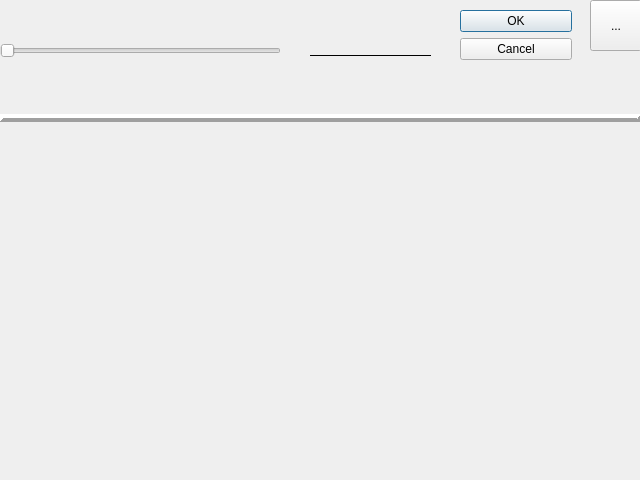
<?xml version="1.0" encoding="UTF-8"?>
<ui version="4.0">
 <class>DrawTableDialog</class>
 <widget class="QDialog" name="DrawTableDialog">
  <property name="geometry">
   <rect>
    <x>0</x>
    <y>0</y>
    <width>640</width>
    <height>480</height>
   </rect>
  </property>
  <property name="windowTitle">
   <string>Dialog</string>
  </property>
  <widget class="QDialogButtonBox" name="buttonBox">
   <property name="geometry">
    <rect>
     <x>460</x>
     <y>10</y>
     <width>112</width>
     <height>77</height>
    </rect>
   </property>
   <property name="orientation">
    <enum>Qt::Vertical</enum>
   </property>
   <property name="standardButtons">
    <set>QDialogButtonBox::Cancel|QDialogButtonBox::Ok</set>
   </property>
  </widget>
  <widget class="QSlider" name="horizontalSlider">
   <property name="geometry">
    <rect>
     <x>0</x>
     <y>20</y>
     <width>281</width>
     <height>61</height>
    </rect>
   </property>
   <property name="styleSheet">
    <string notr="true"/>
   </property>
   <property name="orientation">
    <enum>Qt::Horizontal</enum>
   </property>
   <property name="tickPosition">
    <enum>QSlider::NoTicks</enum>
   </property>
  </widget>
  <widget class="Line" name="line_black">
   <property name="geometry">
    <rect>
     <x>310</x>
     <y>20</y>
     <width>121</width>
     <height>71</height>
    </rect>
   </property>
   <property name="palette">
    <palette>
     <active>
      <colorrole role="Button">
       <brush brushstyle="SolidPattern">
        <color alpha="255">
         <red>0</red>
         <green>0</green>
         <blue>0</blue>
        </color>
       </brush>
      </colorrole>
      <colorrole role="Light">
       <brush brushstyle="SolidPattern">
        <color alpha="255">
         <red>0</red>
         <green>0</green>
         <blue>0</blue>
        </color>
       </brush>
      </colorrole>
      <colorrole role="Midlight">
       <brush brushstyle="SolidPattern">
        <color alpha="255">
         <red>0</red>
         <green>0</green>
         <blue>0</blue>
        </color>
       </brush>
      </colorrole>
      <colorrole role="Dark">
       <brush brushstyle="SolidPattern">
        <color alpha="255">
         <red>0</red>
         <green>0</green>
         <blue>0</blue>
        </color>
       </brush>
      </colorrole>
      <colorrole role="Mid">
       <brush brushstyle="SolidPattern">
        <color alpha="255">
         <red>0</red>
         <green>0</green>
         <blue>0</blue>
        </color>
       </brush>
      </colorrole>
      <colorrole role="BrightText">
       <brush brushstyle="SolidPattern">
        <color alpha="255">
         <red>0</red>
         <green>0</green>
         <blue>0</blue>
        </color>
       </brush>
      </colorrole>
      <colorrole role="Base">
       <brush brushstyle="SolidPattern">
        <color alpha="255">
         <red>0</red>
         <green>0</green>
         <blue>0</blue>
        </color>
       </brush>
      </colorrole>
      <colorrole role="Window">
       <brush brushstyle="SolidPattern">
        <color alpha="255">
         <red>0</red>
         <green>0</green>
         <blue>0</blue>
        </color>
       </brush>
      </colorrole>
      <colorrole role="Shadow">
       <brush brushstyle="SolidPattern">
        <color alpha="255">
         <red>0</red>
         <green>0</green>
         <blue>0</blue>
        </color>
       </brush>
      </colorrole>
      <colorrole role="Highlight">
       <brush brushstyle="SolidPattern">
        <color alpha="255">
         <red>0</red>
         <green>0</green>
         <blue>0</blue>
        </color>
       </brush>
      </colorrole>
      <colorrole role="HighlightedText">
       <brush brushstyle="SolidPattern">
        <color alpha="255">
         <red>0</red>
         <green>0</green>
         <blue>0</blue>
        </color>
       </brush>
      </colorrole>
      <colorrole role="Link">
       <brush brushstyle="SolidPattern">
        <color alpha="255">
         <red>0</red>
         <green>0</green>
         <blue>0</blue>
        </color>
       </brush>
      </colorrole>
      <colorrole role="LinkVisited">
       <brush brushstyle="SolidPattern">
        <color alpha="255">
         <red>0</red>
         <green>0</green>
         <blue>0</blue>
        </color>
       </brush>
      </colorrole>
      <colorrole role="AlternateBase">
       <brush brushstyle="SolidPattern">
        <color alpha="255">
         <red>0</red>
         <green>0</green>
         <blue>0</blue>
        </color>
       </brush>
      </colorrole>
      <colorrole role="ToolTipBase">
       <brush brushstyle="SolidPattern">
        <color alpha="255">
         <red>0</red>
         <green>0</green>
         <blue>0</blue>
        </color>
       </brush>
      </colorrole>
     </active>
     <inactive>
      <colorrole role="Button">
       <brush brushstyle="SolidPattern">
        <color alpha="255">
         <red>0</red>
         <green>0</green>
         <blue>0</blue>
        </color>
       </brush>
      </colorrole>
      <colorrole role="Light">
       <brush brushstyle="SolidPattern">
        <color alpha="255">
         <red>0</red>
         <green>0</green>
         <blue>0</blue>
        </color>
       </brush>
      </colorrole>
      <colorrole role="Midlight">
       <brush brushstyle="SolidPattern">
        <color alpha="255">
         <red>0</red>
         <green>0</green>
         <blue>0</blue>
        </color>
       </brush>
      </colorrole>
      <colorrole role="Dark">
       <brush brushstyle="SolidPattern">
        <color alpha="255">
         <red>160</red>
         <green>160</green>
         <blue>160</blue>
        </color>
       </brush>
      </colorrole>
      <colorrole role="Mid">
       <brush brushstyle="SolidPattern">
        <color alpha="255">
         <red>0</red>
         <green>0</green>
         <blue>0</blue>
        </color>
       </brush>
      </colorrole>
      <colorrole role="BrightText">
       <brush brushstyle="SolidPattern">
        <color alpha="255">
         <red>0</red>
         <green>0</green>
         <blue>0</blue>
        </color>
       </brush>
      </colorrole>
      <colorrole role="Base">
       <brush brushstyle="SolidPattern">
        <color alpha="255">
         <red>0</red>
         <green>0</green>
         <blue>0</blue>
        </color>
       </brush>
      </colorrole>
      <colorrole role="Window">
       <brush brushstyle="SolidPattern">
        <color alpha="255">
         <red>0</red>
         <green>0</green>
         <blue>0</blue>
        </color>
       </brush>
      </colorrole>
      <colorrole role="Shadow">
       <brush brushstyle="SolidPattern">
        <color alpha="255">
         <red>0</red>
         <green>0</green>
         <blue>0</blue>
        </color>
       </brush>
      </colorrole>
      <colorrole role="Highlight">
       <brush brushstyle="SolidPattern">
        <color alpha="255">
         <red>0</red>
         <green>0</green>
         <blue>0</blue>
        </color>
       </brush>
      </colorrole>
      <colorrole role="HighlightedText">
       <brush brushstyle="SolidPattern">
        <color alpha="255">
         <red>0</red>
         <green>0</green>
         <blue>0</blue>
        </color>
       </brush>
      </colorrole>
      <colorrole role="Link">
       <brush brushstyle="SolidPattern">
        <color alpha="255">
         <red>0</red>
         <green>0</green>
         <blue>0</blue>
        </color>
       </brush>
      </colorrole>
      <colorrole role="LinkVisited">
       <brush brushstyle="SolidPattern">
        <color alpha="255">
         <red>0</red>
         <green>0</green>
         <blue>0</blue>
        </color>
       </brush>
      </colorrole>
      <colorrole role="AlternateBase">
       <brush brushstyle="SolidPattern">
        <color alpha="255">
         <red>0</red>
         <green>0</green>
         <blue>0</blue>
        </color>
       </brush>
      </colorrole>
      <colorrole role="ToolTipBase">
       <brush brushstyle="SolidPattern">
        <color alpha="255">
         <red>0</red>
         <green>0</green>
         <blue>0</blue>
        </color>
       </brush>
      </colorrole>
     </inactive>
     <disabled>
      <colorrole role="Button">
       <brush brushstyle="SolidPattern">
        <color alpha="255">
         <red>0</red>
         <green>0</green>
         <blue>0</blue>
        </color>
       </brush>
      </colorrole>
      <colorrole role="Light">
       <brush brushstyle="SolidPattern">
        <color alpha="255">
         <red>0</red>
         <green>0</green>
         <blue>0</blue>
        </color>
       </brush>
      </colorrole>
      <colorrole role="Midlight">
       <brush brushstyle="SolidPattern">
        <color alpha="255">
         <red>0</red>
         <green>0</green>
         <blue>0</blue>
        </color>
       </brush>
      </colorrole>
      <colorrole role="Dark">
       <brush brushstyle="SolidPattern">
        <color alpha="255">
         <red>160</red>
         <green>160</green>
         <blue>160</blue>
        </color>
       </brush>
      </colorrole>
      <colorrole role="Mid">
       <brush brushstyle="SolidPattern">
        <color alpha="255">
         <red>0</red>
         <green>0</green>
         <blue>0</blue>
        </color>
       </brush>
      </colorrole>
      <colorrole role="BrightText">
       <brush brushstyle="SolidPattern">
        <color alpha="255">
         <red>0</red>
         <green>0</green>
         <blue>0</blue>
        </color>
       </brush>
      </colorrole>
      <colorrole role="Base">
       <brush brushstyle="SolidPattern">
        <color alpha="255">
         <red>0</red>
         <green>0</green>
         <blue>0</blue>
        </color>
       </brush>
      </colorrole>
      <colorrole role="Window">
       <brush brushstyle="SolidPattern">
        <color alpha="255">
         <red>0</red>
         <green>0</green>
         <blue>0</blue>
        </color>
       </brush>
      </colorrole>
      <colorrole role="Shadow">
       <brush brushstyle="SolidPattern">
        <color alpha="255">
         <red>0</red>
         <green>0</green>
         <blue>0</blue>
        </color>
       </brush>
      </colorrole>
      <colorrole role="Highlight">
       <brush brushstyle="SolidPattern">
        <color alpha="255">
         <red>51</red>
         <green>153</green>
         <blue>255</blue>
        </color>
       </brush>
      </colorrole>
      <colorrole role="HighlightedText">
       <brush brushstyle="SolidPattern">
        <color alpha="255">
         <red>0</red>
         <green>0</green>
         <blue>0</blue>
        </color>
       </brush>
      </colorrole>
      <colorrole role="Link">
       <brush brushstyle="SolidPattern">
        <color alpha="255">
         <red>0</red>
         <green>0</green>
         <blue>0</blue>
        </color>
       </brush>
      </colorrole>
      <colorrole role="LinkVisited">
       <brush brushstyle="SolidPattern">
        <color alpha="255">
         <red>0</red>
         <green>0</green>
         <blue>0</blue>
        </color>
       </brush>
      </colorrole>
      <colorrole role="AlternateBase">
       <brush brushstyle="SolidPattern">
        <color alpha="255">
         <red>0</red>
         <green>0</green>
         <blue>0</blue>
        </color>
       </brush>
      </colorrole>
      <colorrole role="ToolTipBase">
       <brush brushstyle="SolidPattern">
        <color alpha="255">
         <red>0</red>
         <green>0</green>
         <blue>0</blue>
        </color>
       </brush>
      </colorrole>
     </disabled>
    </palette>
   </property>
   <property name="frameShadow">
    <enum>QFrame::Plain</enum>
   </property>
   <property name="orientation">
    <enum>Qt::Horizontal</enum>
   </property>
  </widget>
  <widget class="Line" name="line_fenge">
   <property name="geometry">
    <rect>
     <x>0</x>
     <y>110</y>
     <width>641</width>
     <height>16</height>
    </rect>
   </property>
   <property name="frameShadow">
    <enum>QFrame::Raised</enum>
   </property>
   <property name="lineWidth">
    <number>4</number>
   </property>
   <property name="orientation">
    <enum>Qt::Horizontal</enum>
   </property>
  </widget>
  <widget class="QToolButton" name="toolButton">
   <property name="geometry">
    <rect>
     <x>590</x>
     <y>0</y>
     <width>52</width>
     <height>51</height>
    </rect>
   </property>
   <property name="text">
    <string>...</string>
   </property>
   <property name="toolButtonStyle">
    <enum>Qt::ToolButtonIconOnly</enum>
   </property>
   <property name="arrowType">
    <enum>Qt::NoArrow</enum>
   </property>
  </widget>
 </widget>
 <resources/>
 <connections>
  <connection>
   <sender>buttonBox</sender>
   <signal>accepted()</signal>
   <receiver>DrawTableDialog</receiver>
   <slot>accept()</slot>
   <hints>
    <hint type="sourcelabel">
     <x>550</x>
     <y>86</y>
    </hint>
    <hint type="destinationlabel">
     <x>157</x>
     <y>274</y>
    </hint>
   </hints>
  </connection>
  <connection>
   <sender>buttonBox</sender>
   <signal>rejected()</signal>
   <receiver>DrawTableDialog</receiver>
   <slot>reject()</slot>
   <hints>
    <hint type="sourcelabel">
     <x>550</x>
     <y>86</y>
    </hint>
    <hint type="destinationlabel">
     <x>286</x>
     <y>274</y>
    </hint>
   </hints>
  </connection>
 </connections>
</ui>
